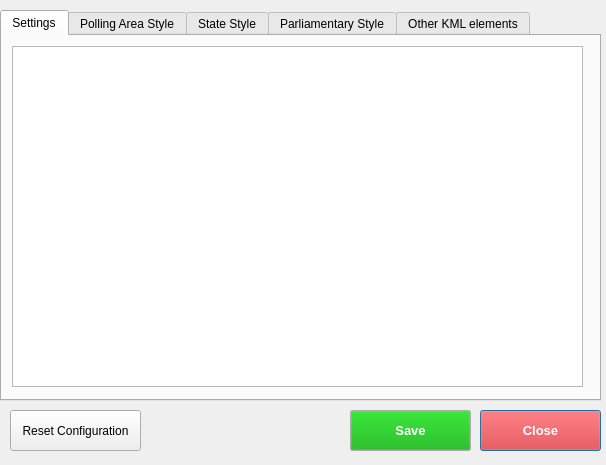
<?xml version="1.0" encoding="UTF-8"?>
<ui version="4.0">
 <class>Dialog</class>
 <widget class="QDialog" name="Dialog">
  <property name="geometry">
   <rect>
    <x>0</x>
    <y>0</y>
    <width>606</width>
    <height>465</height>
   </rect>
  </property>
  <property name="sizePolicy">
   <sizepolicy hsizetype="Fixed" vsizetype="Fixed">
    <horstretch>0</horstretch>
    <verstretch>0</verstretch>
   </sizepolicy>
  </property>
  <property name="windowTitle">
   <string>Configuration</string>
  </property>
  <property name="windowIcon">
   <iconset>
    <normaloff>icon.png</normaloff>icon.png</iconset>
  </property>
  <widget class="QTabWidget" name="tabWidget">
   <property name="geometry">
    <rect>
     <x>0</x>
     <y>10</y>
     <width>601</width>
     <height>391</height>
    </rect>
   </property>
   <property name="sizePolicy">
    <sizepolicy hsizetype="Fixed" vsizetype="Fixed">
     <horstretch>0</horstretch>
     <verstretch>0</verstretch>
    </sizepolicy>
   </property>
   <property name="currentIndex">
    <number>0</number>
   </property>
   <widget class="QWidget" name="tab_settings">
    <attribute name="title">
     <string>Settings</string>
    </attribute>
    <widget class="QTextEdit" name="txt_settings">
     <property name="geometry">
      <rect>
       <x>10</x>
       <y>10</y>
       <width>571</width>
       <height>341</height>
      </rect>
     </property>
    </widget>
   </widget>
   <widget class="QWidget" name="tab_DM">
    <attribute name="title">
     <string>Polling Area Style</string>
    </attribute>
    <widget class="QTextEdit" name="txt_Polling">
     <property name="geometry">
      <rect>
       <x>10</x>
       <y>10</y>
       <width>571</width>
       <height>341</height>
      </rect>
     </property>
    </widget>
   </widget>
   <widget class="QWidget" name="tab_DUN">
    <attribute name="title">
     <string>State Style</string>
    </attribute>
    <widget class="QTextEdit" name="txt_State">
     <property name="geometry">
      <rect>
       <x>10</x>
       <y>10</y>
       <width>571</width>
       <height>341</height>
      </rect>
     </property>
    </widget>
   </widget>
   <widget class="QWidget" name="tab_PAR">
    <attribute name="title">
     <string>Parliamentary Style</string>
    </attribute>
    <widget class="QTextEdit" name="txt_Parliamentary">
     <property name="geometry">
      <rect>
       <x>10</x>
       <y>10</y>
       <width>571</width>
       <height>341</height>
      </rect>
     </property>
    </widget>
   </widget>
   <widget class="QWidget" name="tab_Others">
    <attribute name="title">
     <string>Other KML elements</string>
    </attribute>
    <widget class="QTextEdit" name="txt_Others">
     <property name="geometry">
      <rect>
       <x>10</x>
       <y>10</y>
       <width>571</width>
       <height>341</height>
      </rect>
     </property>
    </widget>
   </widget>
  </widget>
  <widget class="QPushButton" name="btClose">
   <property name="geometry">
    <rect>
     <x>480</x>
     <y>410</y>
     <width>121</width>
     <height>41</height>
    </rect>
   </property>
   <property name="palette">
    <palette>
     <active>
      <colorrole role="WindowText">
       <brush brushstyle="SolidPattern">
        <color alpha="255">
         <red>255</red>
         <green>255</green>
         <blue>255</blue>
        </color>
       </brush>
      </colorrole>
      <colorrole role="Button">
       <brush brushstyle="SolidPattern">
        <color alpha="255">
         <red>255</red>
         <green>0</green>
         <blue>0</blue>
        </color>
       </brush>
      </colorrole>
      <colorrole role="Text">
       <brush brushstyle="SolidPattern">
        <color alpha="255">
         <red>255</red>
         <green>255</green>
         <blue>255</blue>
        </color>
       </brush>
      </colorrole>
      <colorrole role="ButtonText">
       <brush brushstyle="SolidPattern">
        <color alpha="255">
         <red>255</red>
         <green>255</green>
         <blue>255</blue>
        </color>
       </brush>
      </colorrole>
     </active>
     <inactive>
      <colorrole role="WindowText">
       <brush brushstyle="SolidPattern">
        <color alpha="255">
         <red>255</red>
         <green>255</green>
         <blue>255</blue>
        </color>
       </brush>
      </colorrole>
      <colorrole role="Button">
       <brush brushstyle="SolidPattern">
        <color alpha="255">
         <red>255</red>
         <green>0</green>
         <blue>0</blue>
        </color>
       </brush>
      </colorrole>
      <colorrole role="Text">
       <brush brushstyle="SolidPattern">
        <color alpha="255">
         <red>255</red>
         <green>255</green>
         <blue>255</blue>
        </color>
       </brush>
      </colorrole>
      <colorrole role="ButtonText">
       <brush brushstyle="SolidPattern">
        <color alpha="255">
         <red>255</red>
         <green>255</green>
         <blue>255</blue>
        </color>
       </brush>
      </colorrole>
     </inactive>
     <disabled>
      <colorrole role="WindowText">
       <brush brushstyle="SolidPattern">
        <color alpha="255">
         <red>120</red>
         <green>120</green>
         <blue>120</blue>
        </color>
       </brush>
      </colorrole>
      <colorrole role="Button">
       <brush brushstyle="SolidPattern">
        <color alpha="255">
         <red>255</red>
         <green>0</green>
         <blue>0</blue>
        </color>
       </brush>
      </colorrole>
      <colorrole role="Text">
       <brush brushstyle="SolidPattern">
        <color alpha="255">
         <red>120</red>
         <green>120</green>
         <blue>120</blue>
        </color>
       </brush>
      </colorrole>
      <colorrole role="ButtonText">
       <brush brushstyle="SolidPattern">
        <color alpha="255">
         <red>120</red>
         <green>120</green>
         <blue>120</blue>
        </color>
       </brush>
      </colorrole>
     </disabled>
    </palette>
   </property>
   <property name="font">
    <font>
     <pointsize>10</pointsize>
     <weight>75</weight>
     <bold>true</bold>
    </font>
   </property>
   <property name="text">
    <string>Close</string>
   </property>
  </widget>
  <widget class="QPushButton" name="btSave">
   <property name="geometry">
    <rect>
     <x>350</x>
     <y>410</y>
     <width>121</width>
     <height>41</height>
    </rect>
   </property>
   <property name="palette">
    <palette>
     <active>
      <colorrole role="Button">
       <brush brushstyle="SolidPattern">
        <color alpha="255">
         <red>0</red>
         <green>170</green>
         <blue>0</blue>
        </color>
       </brush>
      </colorrole>
      <colorrole role="ButtonText">
       <brush brushstyle="SolidPattern">
        <color alpha="255">
         <red>255</red>
         <green>255</green>
         <blue>255</blue>
        </color>
       </brush>
      </colorrole>
     </active>
     <inactive>
      <colorrole role="Button">
       <brush brushstyle="SolidPattern">
        <color alpha="255">
         <red>0</red>
         <green>170</green>
         <blue>0</blue>
        </color>
       </brush>
      </colorrole>
      <colorrole role="ButtonText">
       <brush brushstyle="SolidPattern">
        <color alpha="255">
         <red>255</red>
         <green>255</green>
         <blue>255</blue>
        </color>
       </brush>
      </colorrole>
     </inactive>
     <disabled>
      <colorrole role="Button">
       <brush brushstyle="SolidPattern">
        <color alpha="255">
         <red>0</red>
         <green>170</green>
         <blue>0</blue>
        </color>
       </brush>
      </colorrole>
      <colorrole role="ButtonText">
       <brush brushstyle="SolidPattern">
        <color alpha="255">
         <red>120</red>
         <green>120</green>
         <blue>120</blue>
        </color>
       </brush>
      </colorrole>
     </disabled>
    </palette>
   </property>
   <property name="font">
    <font>
     <pointsize>10</pointsize>
     <weight>75</weight>
     <bold>true</bold>
    </font>
   </property>
   <property name="text">
    <string>Save</string>
   </property>
  </widget>
  <widget class="QPushButton" name="btReset">
   <property name="geometry">
    <rect>
     <x>10</x>
     <y>410</y>
     <width>131</width>
     <height>41</height>
    </rect>
   </property>
   <property name="text">
    <string>Reset Configuration</string>
   </property>
  </widget>
 </widget>
 <tabstops>
  <tabstop>tabWidget</tabstop>
  <tabstop>txt_Polling</tabstop>
  <tabstop>btSave</tabstop>
  <tabstop>btClose</tabstop>
  <tabstop>txt_State</tabstop>
  <tabstop>txt_Parliamentary</tabstop>
  <tabstop>txt_settings</tabstop>
 </tabstops>
 <resources/>
 <connections>
  <connection>
   <sender>btClose</sender>
   <signal>clicked()</signal>
   <receiver>Dialog</receiver>
   <slot>close()</slot>
   <hints>
    <hint type="sourcelabel">
     <x>566</x>
     <y>437</y>
    </hint>
    <hint type="destinationlabel">
     <x>207</x>
     <y>441</y>
    </hint>
   </hints>
  </connection>
 </connections>
</ui>
